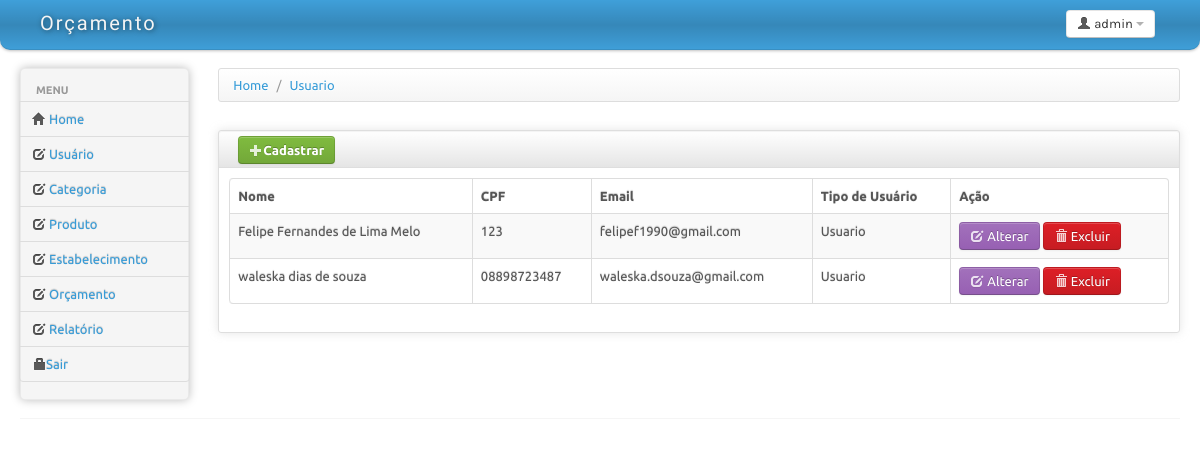
/usuario/exibirUsuario.php, run on the app's committed database.
### tables this page shows
CREATE TABLE IF NOT EXISTS `usuario` (
  `id_usuario` int(11) NOT NULL AUTO_INCREMENT,
  `nome_usuario` varchar(100) DEFAULT NULL,
  `CPF_usuario` varchar(11) DEFAULT NULL,
  `email_usuario` varchar(45) DEFAULT NULL,
  `senha_usuario` varchar(200) DEFAULT NULL,
  `tipo_usuario` varchar(15) DEFAULT NULL,
  PRIMARY KEY (`id_usuario`)
);

### usuario/RepositorioUsuario.php (called while the page is built, shortened)
<?php
	require_once('Usuario.php');
	require_once('../Conexao/conexaoPDO.php');
	class RepositorioUsuario{
	private $conn;
	private static $instancia;
	private function __construct(){
		$this->conn = ConexaoPDO::getInstancia()->getDb();
	}
	public static function getInstancia(){
		if(!isset(self::$instancia))
			self::$instancia = new RepositorioUsuario();
		return self::$instancia;
	}
	private function retornaObjeto($array){
		return new Usuario($array["id_usuario"],$array["nome_usuario"],$array["CPF_usuario"],$array["email_usuario"],$array["senha_usuario"],$array["tipo_usuario"]);
	}
	public function listar()
	{
		try{
			$retorno = null;
			$sql = "select * from usuario";
			$this->stm = $this->conn->prepare($sql);
			$this->stm->execute();
			while($result = $this->stm->fetch(PDO::FETCH_ASSOC)){
				$retorno[]=$this->retornaObjeto($result);
			}
			return $retorno;
		}catch(PDOException$e){
			echo $e->getMessage();
		}
	}
}
	?>

### Conexao/ConexaoPDO.php (called while the page is built)
<?php
class ConexaoPDO {
	private static $instancia;
 	private $db;
	private function __construct() {
			try{
				if(true){
					$host = "localhost";
					$user = "root";
					$pass = "";
					$dbname = "orcamento";
				}
				$this->db = new PDO("mysql:host=$host; dbname=$dbname",$user,$pass);
				$this->db->setAttribute(PDO::ATTR_ERRMODE, PDO::ERRMODE_EXCEPTION);
				$this->db->setAttribute(PDO::MYSQL_ATTR_USE_BUFFERED_QUERY, true);
				$this->db->exec("SET lc_time_names='pt_br'");
			}catch (PDOException $e) {
				throw new BancoException($e);
			}
		}
		 public static function getInstancia() {
			 if (!isset(self::$instancia)) {
				 self::$instancia = new ConexaoPdo();
			 }
			 return self::$instancia;
		 }
		 public function getDb() {
			 return $this->db;
		 }
 }
?>

### usuario/Usuario.php (called while the page is built, shortened)
<?php
class Usuario{
	private $id;
	private $nome;
	private $Cpf;
	private $email;
	private $tipo_usuario;
	public function __construct($id = null,$nome = null, $Cpf = null, $email = null, $senha = null, $tipo_usuario = null){
		$this->id = $id;
		$this->nome = $nome;
		$this->Cpf = $Cpf;
		$this->email = $email;
		$this->tipo_usuario = $tipo_usuario;
	}
	function getId() {
		return $this->id;
	}
	function getNome() {
		return $this->nome;
	}
	function getCpf() {
		return $this->Cpf;
	}
	function getEmail() {
		return $this->email;
	}
	function getTipo_usuario() {
		return $this->tipo_usuario;
	}
}
?>

### usuario/exibirUsuario.php (the view, shortened to what this page needs)
<!DOCTYPE html>
<html lang="pt">
<head>
	<link id="bs-css" href="../estrutura/css/bootstrap-cerulean.css" rel="stylesheet">
	<link href="../estrutura/css/bootstrap-responsive.css" rel="stylesheet">
	<link href="../estrutura/css/charisma-app.css" rel="stylesheet">
	<link href="../estrutura/css/jquery-ui-1.8.21.custom.css" rel="stylesheet">
	<link href='../estrutura/css/fullcalendar.css' rel='stylesheet'>
	<link href='../estrutura/css/fullcalendar.print.css' rel='stylesheet'  media='print'>
	<link href='../estrutura/css/chosen.css' rel='stylesheet'>
	<link href='../estrutura/css/uniform.default.css' rel='stylesheet'>
	<link href='../estrutura/css/colorbox.css' rel='stylesheet'>
	<link href='../estrutura/css/jquery.cleditor.css' rel='stylesheet'>
	<link href='../estrutura/css/jquery.noty.css' rel='stylesheet'>
	<link href='../estrutura/css/noty_theme_default.css' rel='stylesheet'>
	<link href='../estrutura/css/elfinder.min.css' rel='stylesheet'>
	<link href='../estrutura/css/elfinder.theme.css' rel='stylesheet'>
	<link href='../estrutura/css/jquery.iphone.toggle.css' rel='stylesheet'>
	<link href='../estrutura/css/opa-icons.css' rel='stylesheet'>
	<link href='../estrutura/css/uploadify.css' rel='stylesheet'>
</head>
<body>
	<div class="navbar">
		<div class="navbar-inner">
			<div class="container-fluid">
				<a class="brand" href=""><span>Or&ccedil;amento</span></a>
				<div class="btn-group pull-right" >
					<a class="btn dropdown-toggle" data-toggle="dropdown" href="#">
						<i class="icon-user"></i><span class="hidden-phone"> admin</span>
						<span class="caret"></span>
					</a>
				</div>
			</div>
		</div>
	</div>
		<div class="container-fluid">
		<div class="row-fluid">
			<div class="span2 main-menu-span">
				<div class="well nav-collapse sidebar-nav">
					<ul class="nav nav-tabs nav-stacked main-menu">
						<li class="nav-header hidden-tablet">Menu</li>
						<li><a class="ajax-link" href="../index.html"><i class="icon-home"></i><span class="hidden-tablet"> Home</span></a></li><li><a class="ajax-link" href="../usuario/exibirUsuario.php"><i class="icon-edit"></i><span class="hidden-tablet"> Usu&aacute;rio</span></a></li>
						<li><a class="ajax-link" href="../categoria/exibirCategoria.php"><i class="icon-edit"></i><span class="hidden-tablet"> Categoria</span></a></li>
						<li><a class="ajax-link" href="../produto/exibirProduto.php"><i class="icon-edit"></i><span class="hidden-tablet"> Produto</span></a></li>
						<li><a class="ajax-link" href="../estabelecimento/exibirDados.php"><i class="icon-edit"></i><span class="hidden-tablet"> Estabelecimento</span></a></li>
						<li><a class="ajax-link" href="../orcamento/exibirOrcamento.php"><i class="icon-edit"></i><span class="hidden-tablet"> Or&ccedilamento</span></a></li>
						<li><a class="ajax-link" href="../relatorio/relatorio.php"><i class="icon-edit"></i><span class="hidden-tablet"> Relat&oacute;rio</span></a></li>
						<li><a href="../login/index.php"><i class="icon-lock"></i><span class="hidden-tablet">Sair</span></a></li>
					</ul>
				</div>
			</div>
			<div id="content" class="span10">
			<div>
				<ul class="breadcrumb">
					<li>
						<a href="#">Home</a> <span class="divider">/</span>
					</li>
					<li>
						<a href="#">Usuario</a>
					</li>
				</ul>
			</div>
			<?php
			include_once 'repositorioUsuario.php';
			?>
			<div class="row-fluid sortable">
				<div class="box span12">
					<div class="box-header well" data-original-title>
					<a class="btn btn-success" href="frmUsuario.php"><i class="icon-plus icon-white"></i>Cadastrar</a>
					</div>
					<div class="box-content">
						<table class="table table-striped table-bordered bootstrap-datatable datatable">
						  <thead>
							  <tr>
								  <th>Nome</th>
								  <th>CPF</th>
								  <th>Email</th>
								  <th>Tipo de Usu&aacute;rio</th>
								  <th>A&ccedil;&atilde;o</th>
							  </tr>
						  </thead>
						  <tbody>
						  <?php
							include_once 'repositorioUsuario.php';
							$retornoObjUsuario = RepositorioUsuario::getInstancia()->listar();
						    foreach ($retornoObjUsuario as $ObjUsuario){
						  ?>
							<tr>
								<td class="center"><?php echo utf8_encode($ObjUsuario->getNome()); ?></td>
								<td class="center"><?php echo $ObjUsuario->getCpf(); ?></td>
								<td class="center"><?php echo $ObjUsuario->getEmail(); ?></td>
								<td><?php
									if ($ObjUsuario->getTipo_usuario() == 1){
										echo "Administrador";
									}else{
										echo "Usuario";
									}
								?></td>
								<td class="center">
									<a class="btn btn-info" href="frmUsuarioAlterar.php?id=<?php echo $ObjUsuario->getId();?>">
										<i class="icon-edit icon-white"></i>
										Alterar
									</a>
									<a class="btn btn-danger" href="excluir.php?id=<?php echo $ObjUsuario->getId();?>"onClick="return confirm('Deseja realmente apagar este registo?')";>
										<i class="icon-trash icon-white"></i>
										Excluir
									</a>
								</td>
							</tr>
							<?php } ?>
						  </tbody>
					  </table>
					</div>
				</div>
			</div>
			</div>
		</div>
		<hr>
	</div>
</body>
</html>

### estrutura/css/charisma-app.css (style rules this page uses)
.box { border: 1px solid #DEDEDE; border-radius:3px; -webkit-border-radius:3px; -moz-border-radius:3px; margin-top: 10px; margin-bottom: 10px ; box-shadow: 0 0 10px rgba(189, 189, 189, 0.4); -webkit-box-shadow: 0 0 10px rgba(189, 189, 189, 0.4); -moz-box-shadow: 0 0 10px rgba(189, 189, 189, 0.4); }
.box-header { border:none; padding-top:5px; border-bottom: 1px solid #DEDEDE; border-radius:3px 3px 0 0; -webkit-border-radius:3px 3px 0 0; -moz-border-radius:3px 3px 0 0; height:12px; min-height:12px; margin-bottom: 0; cursor:move; font-weight:bold; font-size:16px; background: -moz-linear-gradient(top, rgba(255,255,255,0) 0%, rgba(0,0,0,0.1) 100%); background: -webkit-gradient(linear, left top, left bottom, color-stop(0%,rgba(255,255,255,0)), color-stop(100%,rgba(0,0,0,0.1))); background: -webkit-linear-gradient(top, rgba(255,255,255,0) 0%,rgba(0,0,0,0.1) 100%); background: -o-linear-gradient(top, rgba(255,255,255,0) 0%,rgba(0,0,0,0.1) 100%); background: -ms-linear-gradient(top, rgba(255,255,255,0) 0%,rgba(0,0,0,0.1) 100%); background: linear-gradient(to bottom, rgba(255,255,255,0) 0%,rgba(0,0,0,0.1) 100%); filter: progid:DXImageTransform.Microsoft.gradient( startColorstr='#00ffffff', endColorstr='#1a000000',GradientType=0 ); }
.box-content { padding:10px; }
.sidebar-nav { min-height:0; box-shadow: 0 0 10px #BDBDBD; -webkit-box-shadow: 0 0 10px #BDBDBD; -moz-box-shadow: 0 0 10px #BDBDBD; border-radius: 5px; -webkit-border-radius: 5px; -moz-border-radius: 5px; margin-bottom: 0; padding-bottom:0; }
.sidebar-nav > ul > li:not(.nav-header) { margin-right:-2px; margin-left:-2px; }
.brand { font-family: 'Shojumaru', cursive, Arial, serif; letter-spacing:2px; text-shadow:1px 1px 5px rgba(0, 0, 0, 0.5); width:166px; }
.brand span { float:left; }
.navbar-inner { border-radius:0 0 10px 10px; -webkit-border-radius:0 0 10px 10px; -moz-border-radius:0 0 10px 10px; padding-top:5px; padding-bottom:5px; }
.pull-right { float:right !important; }

### usuario/exibirUsuario.php (style rules this page uses)
body { padding-bottom: 40px; }
.sidebar-nav { padding: 9px 0; }

### data on the page
usuario: nome_usuario "Felipe Fernandes de Lima Melo", CPF_usuario "123", email_usuario "felipef1990@gmail.com", tipo_usuario "Usuario"
usuario: nome_usuario "waleska dias de souza", CPF_usuario "08898723487", email_usuario "waleska.dsouza@gmail.com", tipo_usuario "Usuario"
